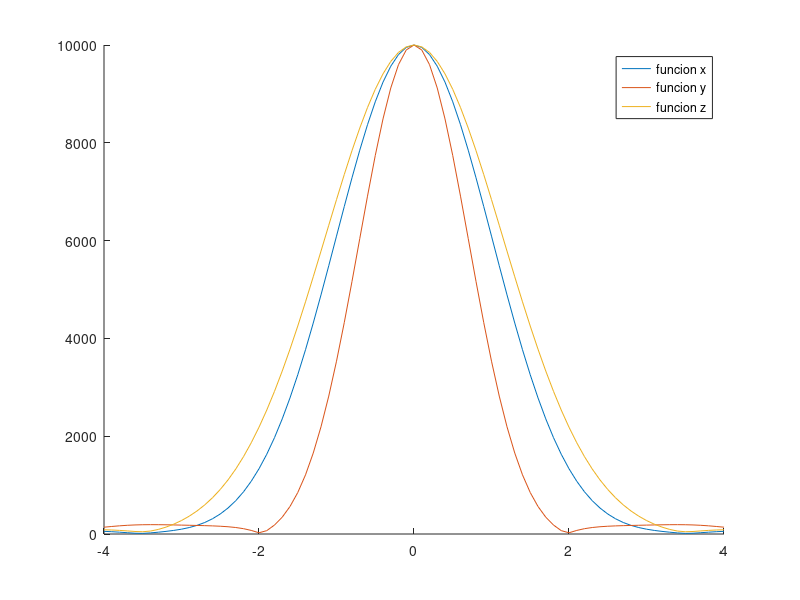
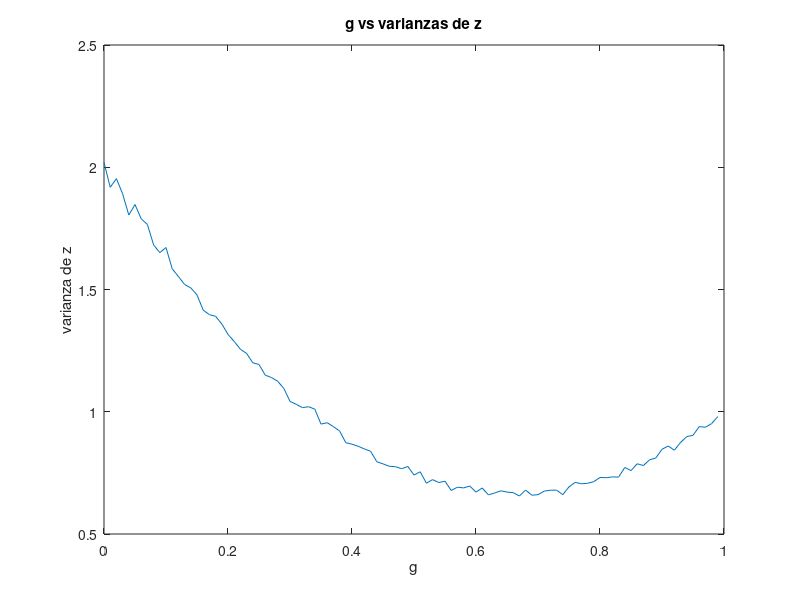

Reproduce these figures in MATLAB, in order. (Note: this script raises an error after producing the figures.)
clc
clear all

u=2; %media
v_1=sqrt(1); %varianza 1
v_2=sqrt(2); %varianza 2
m_exp=0;
v_exp=0;
g=0.5;


x_1=normrnd(u,v_1,[10000,1]);
y_1=normrnd(u,v_2,[10000,1]);
z=x_1+(1-g)*(y_1-x_1);
m_exp=m_exp+mean(z);
v_exp=v_exp+var(z);


mu=m_exp;
var_1=v_exp;
disp(['Encontrar la media y la varianza']);
disp(['la media es: ',num2str(mu)]);
disp(['la varianza es: ',num2str(var_1)]);


s=-5:0.1:5;
s=-4:0.1:4;
fi_x=exp(j*s.*x_1);
fi_y=exp(j*s.*y_1);

fi_x=sum(fi_x,1);
fi_y=sum(fi_y,1);


fi_z = exp(j*s.*z);
fi_z=sum(fi_z,1);

figure
hold on
plot(s,abs(fi_x))
plot(s,abs(fi_y))
plot(s,abs(fi_z))
legend("funcion x","funcion y","funcion z")
hold off



%g minima
v_min=100;
v_intento=0;
g_min=0;
g=0;
c=1;

while g<=1

v_exp=0;

x_2=normrnd(u,v_1,[10000,1]);
y_2=normrnd(u,v_2,[10000,1]);
z=x_2+(1-g)*(y_2-x_2);
v_exp=var(z);

v_s(c)=v_exp;
g_s(c)=g;
g=g+0.01;
c=c+1;

end

v_min=min(v_s);
p=find(v_s==v_min);
g_min=g_s(p);
figure
plot(g_s,v_s);
title('g vs varianzas de z')
xlabel('g')
ylabel('varianza de z')
z=x_2+(1-g_min)*(y_2-x_2);

disp(['Encontrar la g para la varianza minima de z']);
disp(['El valor de g para la minima varianza es: ',num2str(g_min)]);

var_x=(v_1)^2;
var_y=2*(var_x);




disp(['Ordenar las varianzas de menor a mayor']);
disp(['Varianza de x: ',num2str(var_x)]);
disp(['Varianza de y: ',num2str(var_y)]);
disp(['Varianza de z: ',num2str(v_min)]);


figure
% Create plots.
t = tiledlayout(3,1);

ax1 = nexttile;
hist(x_1)
title(ax1,'Varianza de x')
xlim([-6 8]);

ax2 = nexttile;
hist(y_1)
title(ax2,'Varianza de y')
xlim([-6 8]);

ax3 = nexttile;
hist(z)
title(ax3,'Varianza de z')
xlim([-6 8]);

valores=[var_x,var_y,v_min];
ordenados=sort(valores)
